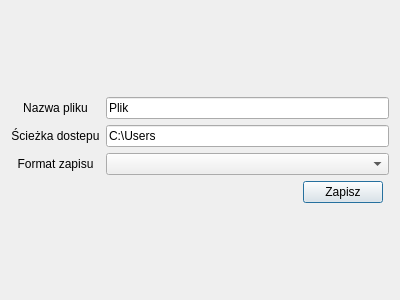
<?xml version="1.0" encoding="UTF-8"?>
<ui version="4.0">
 <class>Export</class>
 <widget class="QDialog" name="Export">
  <property name="geometry">
   <rect>
    <x>0</x>
    <y>0</y>
    <width>400</width>
    <height>300</height>
   </rect>
  </property>
  <property name="windowTitle">
   <string>Dialog</string>
  </property>
  <layout class="QGridLayout" name="gridLayout">
   <item row="1" column="0" colspan="4">
    <layout class="QGridLayout" name="gridLayout_2">
     <item row="3" column="2">
      <widget class="QPushButton" name="pushButton">
       <property name="text">
        <string>Zapisz</string>
       </property>
      </widget>
     </item>
     <item row="1" column="0">
      <widget class="QLabel" name="SciezkaDostepu">
       <property name="text">
        <string>Ścieżka dostepu</string>
       </property>
       <property name="alignment">
        <set>Qt::AlignCenter</set>
       </property>
      </widget>
     </item>
     <item row="2" column="0">
      <widget class="QLabel" name="FormatZapisu">
       <property name="text">
        <string>Format zapisu</string>
       </property>
       <property name="alignment">
        <set>Qt::AlignCenter</set>
       </property>
      </widget>
     </item>
     <item row="0" column="0">
      <widget class="QLabel" name="NazwaPliku">
       <property name="text">
        <string>Nazwa pliku</string>
       </property>
       <property name="alignment">
        <set>Qt::AlignCenter</set>
       </property>
      </widget>
     </item>
     <item row="3" column="1">
      <spacer name="horizontalSpacer">
       <property name="orientation">
        <enum>Qt::Horizontal</enum>
       </property>
       <property name="sizeHint" stdset="0">
        <size>
         <width>40</width>
         <height>20</height>
        </size>
       </property>
      </spacer>
     </item>
     <item row="2" column="1" colspan="3">
      <widget class="QComboBox" name="comboBox">
       <property name="placeholderText">
        <string>format zapisu</string>
       </property>
       <item>
        <property name="text">
         <string>.CSV</string>
        </property>
       </item>
      </widget>
     </item>
     <item row="1" column="1" colspan="3">
      <widget class="QLineEdit" name="SciezkaDostepu_LineEdit">
       <property name="text">
        <string>C:\Users</string>
       </property>
       <property name="placeholderText">
        <string>ścieżka dostępu</string>
       </property>
      </widget>
     </item>
     <item row="0" column="1" colspan="3">
      <widget class="QLineEdit" name="NazwaPliku_LineEdit">
       <property name="text">
        <string>Plik</string>
       </property>
      </widget>
     </item>
    </layout>
   </item>
  </layout>
 </widget>
 <resources/>
 <connections/>
</ui>
